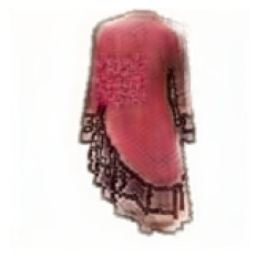
#> input picture data/1.jpg, 256 x 256 px, found by its file name
$ jupyter execute segmentation.ipynb
#> lines starting #> are read from the running program, lines starting #| are printed output that depends on the picture; after the words box and inside, x2 and y2 are one past the last pixel; in counts of white or black regions, pixels touching at a corner belong together
[cell 1]
import cv2
from matplotlib import pyplot as plt

[cell 2]
#convert input sketch to canny
#path should be changed here
img = cv2.imread("C:/Users/ASUS/Desktop/1.jpg") #path to cloth folder
#> img is the input picture: shape (256, 256, 3); mean B, G, R 200.1, 199.6, 221.4
plt.imshow(img)

[cell 3]
# convert to graky
gray = cv2.cvtColor(img, cv2.COLOR_BGR2GRAY)
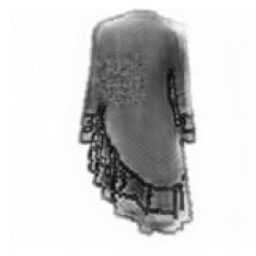
#> gray: shape (256, 256); min 10, max 255, mean 206.2
plt.imshow(gray)

[cell 4]
# threshold input image as mask
mask = cv2.threshold(gray, 250, 255, cv2.THRESH_BINARY)[1]
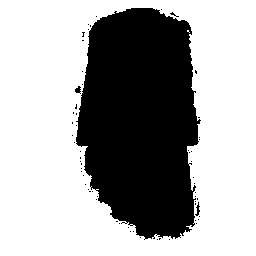
#> mask: shape (256, 256); 65.4% white; 61 black regions (58 under 20 px), largest, box (x1, y1, x2, y2) and area: (76, 8, 201, 240) 22491, (75, 86, 81, 94) 31, (195, 202, 200, 216) 31
plt.imshow(mask)

[cell 5]
# negate mask
mask = 255 - mask

[cell 6]
import numpy as np

[cell 7]
# apply morphology to remove isolated extraneous noise
# use borderconstant of black since foreground touches the edges
kernel = np.ones((3,3), np.uint8)
mask = cv2.morphologyEx(mask, cv2.MORPH_OPEN, kernel)
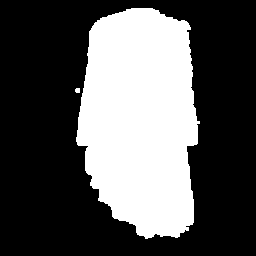
#> mask: shape (256, 256); 34.1% white; 2 white regions, box (x1, y1, x2, y2) and area: (76, 8, 200, 239) 22355, (75, 88, 80, 93) 23
mask = cv2.morphologyEx(mask, cv2.MORPH_CLOSE, kernel)
#> mask: shape (256, 256); 34.2% white; 2 white regions, box (x1, y1, x2, y2) and area: (76, 8, 200, 239) 22375, (75, 88, 80, 93) 23

[cell 8]
plt.imshow(mask)

[cell 9]
# blur alpha channel
mask = cv2.GaussianBlur(mask, (0,0), sigmaX=2, sigmaY=2, borderType = cv2.BORDER_DEFAULT)
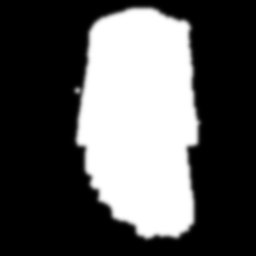
#> mask: shape (256, 256); min 0, max 255, mean 87.2

[cell 10]
plt.imshow(mask)

[cell 11]
# linear stretch so that 127.5 goes to 0, but 255 stays 255
mask = (2*(mask.astype(np.float32))-255.0).clip(0,255).astype(np.uint8)
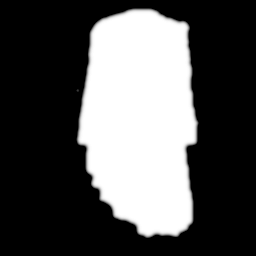
#> mask: shape (256, 256); min 0, max 255, mean 83.2

[cell 12]
# put mask into alpha channel
result = img.copy()
result = cv2.cvtColor(result, cv2.COLOR_BGR2BGRA)
result[:, :, 3] = mask

[cell 13]
# save resulting masked image
cv2.imwrite('8.png', result)
#> Out = True

$ run again, with data/flecked_0145.jpg copied over data/1.jpg
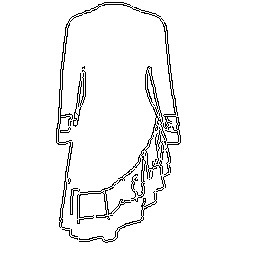
#> input picture data/flecked_0145.jpg, 256 x 256 px, found by its file name
#> img is the input picture: shape (256, 256, 3); min 0, max 255, mean 244.1
#> `mask = cv2.threshold(gray, 250, 255, cv2.THRESH_BINARY)[1]`:
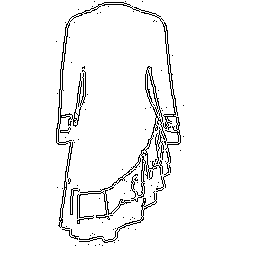
#> mask: shape (256, 256); 95.6% white; black in thin lines or dots, all inside (x1, y1, x2, y2) = (56, 1, 184, 246)
#> Out = True
